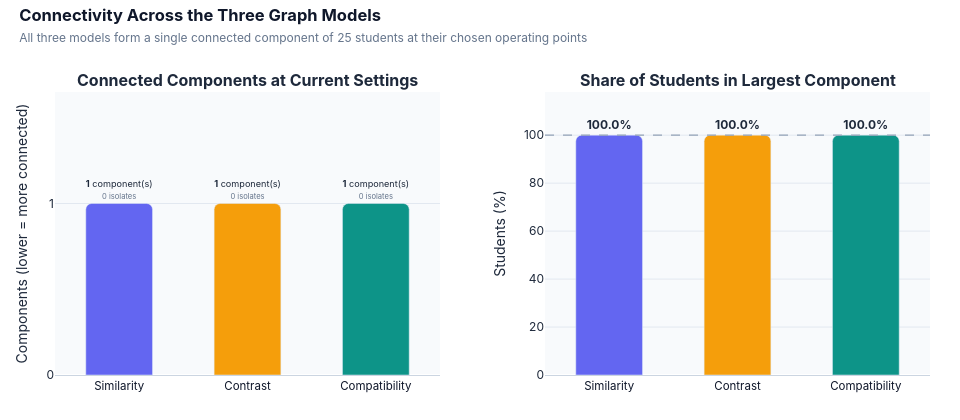
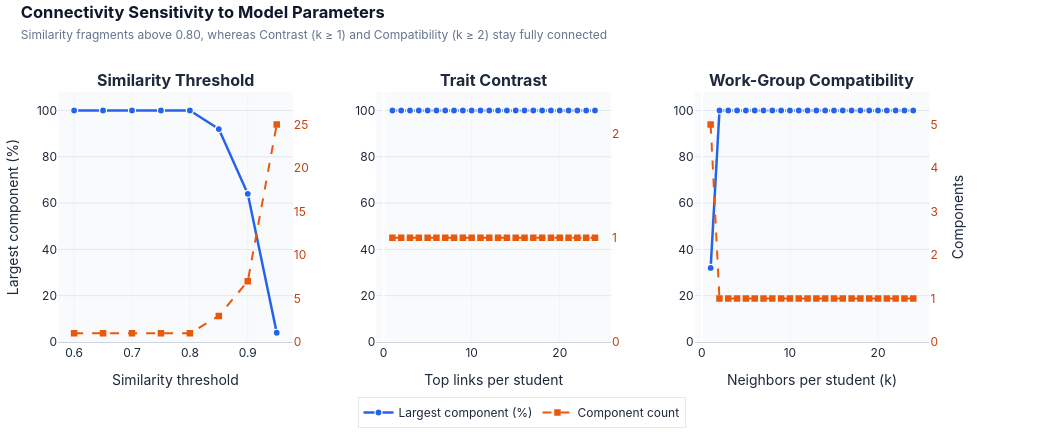

Here is the notebook cell these charts were saved with, in order:
### Code cell
model_order = ["Trait similarity", "Trait contrast", "Work-group compatibility"]
model_short = ["Similarity", "Contrast", "Compatibility"]
model_colors = ["#6366F1", "#F59E0B", "#0D9488"]

# Compare the current graph settings by component structure and reachable share.
baseline_plot = baseline_connectivity.set_index("Model").reindex(model_order)

fig_conn_bar = make_subplots(
    rows=1,
    cols=2,
    subplot_titles=(
        "<b>Connected Components at Current Settings</b>",
        "<b>Share of Students in Largest Component</b>",
    ),
    horizontal_spacing=0.12,
)
fig_conn_bar.add_trace(
    go.Bar(
        x=model_short,
        y=baseline_plot["Components"],
        marker={"color": model_colors, "cornerradius": 6},
        width=0.52,
        text=[
            f"<b>{int(r['Components'])}</b> component(s)<br><span style='font-size:10px;color:#64748B'>{int(r['Isolates'])} isolates</span>"
            for _, r in baseline_plot.iterrows()
        ],
        textposition="outside",
        showlegend=False,
    ),
    row=1,
    col=1,
)
fig_conn_bar.add_trace(
    go.Bar(
        x=model_short,
        y=baseline_plot["Largest component (%)"],
        marker={"color": model_colors, "cornerradius": 6},
        width=0.52,
        text=[f"<b>{v:.1f}%</b>" for v in baseline_plot["Largest component (%)"]],
        textposition="outside",
        showlegend=False,
    ),
    row=1,
    col=2,
)
fig_conn_bar.add_hline(
    y=100, line_dash="dash", line_color="#94A3B8", line_width=1.2, row=1, col=2
)
fig_conn_bar.update_yaxes(
    title_text="Components (lower = more connected)",
    range=[0, max(1.65, float(baseline_plot["Components"].max()) * 1.45)],
    dtick=1,
    gridcolor="#E2E8F0",
    row=1,
    col=1,
)
fig_conn_bar.update_yaxes(
    title_text="Students (%)", range=[0, 118], gridcolor="#E2E8F0", row=1, col=2
)
fig_conn_bar.update_xaxes(
    linecolor="#CBD5E1", tickfont={"size": 11.5, "color": "#0F172A"}
)
fig_conn_bar.update_layout(
    title={
        "text": "<b>Connectivity Across the Three Graph Models</b><br><span style='font-size:12px;color:#64748B;font-weight:400'>All three models form a single connected component of 25 students at their chosen operating points</span>",
        "x": 0.02,
        "y": 0.95,
        "font": {
            "size": 16.5,
            "color": "#0F172A",
            "family": "Inter, -apple-system, sans-serif",
        },
    },
    width=960,
    height=420,
    paper_bgcolor="#FFFFFF",
    plot_bgcolor="#F8FAFC",
    font={"family": "Inter, -apple-system, sans-serif", "color": "#1E293B"},
    margin={"l": 55, "r": 30, "t": 92, "b": 45},
)
fig_conn_bar.show()

# Show how the largest component and total component count change as each model is tuned.
sweep_specs = [
    (similarity_sweep, "Similarity threshold", 5),
    (contrast_sweep, "Top links per student", 1),
    (compatibility_sweep, "Neighbors per student (k)", 1),
]
fig_sweep = make_subplots(
    rows=1,
    cols=3,
    specs=[[{"secondary_y": True}, {"secondary_y": True}, {"secondary_y": True}]],
    subplot_titles=(
        "<b>Similarity Threshold</b>",
        "<b>Trait Contrast</b>",
        "<b>Work-Group Compatibility</b>",
    ),
    horizontal_spacing=0.09,
)
for col_idx, (sweep, x_label, comp_dtick) in enumerate(sweep_specs, start=1):
    sweep_plot = pd.DataFrame(sweep).copy()
    sweep_plot["Parameter"] = (
        sweep_plot["Setting"].str.extract(r"([0-9]+(?:\.[0-9]+)?)").astype(float)
    )
    sweep_plot = sweep_plot.sort_values("Parameter")
    max_comp = float(sweep_plot["Components"].max())

    fig_sweep.add_trace(
        go.Scatter(
            x=sweep_plot["Parameter"],
            y=sweep_plot["Largest component (%)"],
            mode="lines+markers",
            name="Largest component (%)",
            line={"color": "#2563EB", "width": 2.5},
            marker={
                "size": 7,
                "color": "#2563EB",
                "line": {"width": 1.2, "color": "#FFFFFF"},
            },
            showlegend=(col_idx == 1),
        ),
        row=1,
        col=col_idx,
        secondary_y=False,
    )
    fig_sweep.add_trace(
        go.Scatter(
            x=sweep_plot["Parameter"],
            y=sweep_plot["Components"],
            mode="lines+markers",
            name="Component count",
            line={"color": "#EA580C", "width": 2.0, "dash": "dash"},
            marker={"size": 6.5, "symbol": "square", "color": "#EA580C"},
            showlegend=(col_idx == 1),
        ),
        row=1,
        col=col_idx,
        secondary_y=True,
    )
    fig_sweep.update_xaxes(
        title_text=x_label, gridcolor="#F1F5F9", linecolor="#CBD5E1", row=1, col=col_idx
    )
    fig_sweep.update_yaxes(
        title_text="Largest component (%)" if col_idx == 1 else "",
        range=[0, 108],
        gridcolor="#E2E8F0",
        secondary_y=False,
        row=1,
        col=col_idx,
    )
    fig_sweep.update_yaxes(
        title_text="Components" if col_idx == 3 else "",
        range=[0, max(2.4, max_comp * 1.15)],
        dtick=comp_dtick,
        tickfont={"color": "#C2410C"},
        showgrid=False,
        secondary_y=True,
        row=1,
        col=col_idx,
    )

fig_sweep.update_layout(
    title={
        "text": "<b>Connectivity Sensitivity to Model Parameters</b><br><span style='font-size:12px;color:#64748B;font-weight:400'>Similarity fragments above 0.80, whereas Contrast (k ≥ 1) and Compatibility (k ≥ 2) stay fully connected</span>",
        "x": 0.02,
        "y": 0.96,
        "font": {
            "size": 16.5,
            "color": "#0F172A",
            "family": "Inter, -apple-system, sans-serif",
        },
    },
    width=1040,
    height=440,
    paper_bgcolor="#FFFFFF",
    plot_bgcolor="#F8FAFC",
    font={"family": "Inter, -apple-system, sans-serif", "color": "#1E293B"},
    legend={
        "orientation": "h",
        "x": 0.5,
        "y": -0.22,
        "xanchor": "center",
        "bgcolor": "rgba(255,255,255,0.92)",
        "bordercolor": "#E2E8F0",
        "borderwidth": 1,
    },
    margin={"l": 55, "r": 55, "t": 92, "b": 82},
)
fig_sweep.show()

### Figure 1 — Plotly figure (JSON) as saved in the notebook; plotly's stock layout.template omitted (floating-point values rounded to 4 significant figures)
{"data": [{"marker": {"color": ["#6366F1", "#F59E0B", "#0D9488"], "cornerradius": 6}, "showlegend": false, "text": ["<b>1</b> component(s)<br><span style='font-size:10px;color:#64748B'>0 isolates</span>", "<b>1</b> component(s)<br><span style='font-size:10px;color:#64748B'>0 isolates</span>", "<b>1</b> component(s)<br><span style='font-size:10px;color:#64748B'>0 isolates</span>"], "textposition": "outside", "type": "bar", "width": 0.52, "x": ["Similarity", "Contrast", "Compatibility"], "xaxis": "x", "y": [1, 1, 1], "yaxis": "y"}, {"marker": {"color": ["#6366F1", "#F59E0B", "#0D9488"], "cornerradius": 6}, "showlegend": false, "text": ["<b>100.0%</b>", "<b>100.0%</b>", "<b>100.0%</b>"], "textposition": "outside", "type": "bar", "width": 0.52, "x": ["Similarity", "Contrast", "Compatibility"], "xaxis": "x2", "y": [100.0, 100.0, 100.0], "yaxis": "y2"}], "layout": {"annotations": [{"font": {"size": 16}, "showarrow": false, "text": "<b>Connected Components at Current Settings</b>", "x": 0.22, "xanchor": "center", "xref": "paper", "y": 1.0, "yanchor": "bottom", "yref": "paper"}, {"font": {"size": 16}, "showarrow": false, "text": "<b>Share of Students in Largest Component</b>", "x": 0.78, "xanchor": "center", "xref": "paper", "y": 1.0, "yanchor": "bottom", "yref": "paper"}], "font": {"color": "#1E293B", "family": "Inter, -apple-system, sans-serif"}, "height": 420, "margin": {"b": 45, "l": 55, "r": 30, "t": 92}, "paper_bgcolor": "#FFFFFF", "plot_bgcolor": "#F8FAFC", "shapes": [{"line": {"color": "#94A3B8", "dash": "dash", "width": 1.2}, "type": "line", "x0": 0, "x1": 1, "xref": "x2 domain", "y0": 100, "y1": 100, "yref": "y2"}], "title": {"font": {"color": "#0F172A", "family": "Inter, -apple-system, sans-serif", "size": 16.5}, "text": "<b>Connectivity Across the Three Graph Models</b><br><span style='font-size:12px;color:#64748B;font-weight:400'>All three models form a single connected component of 25 students at their chosen operating points</span>", "x": 0.02, "y": 0.95}, "width": 960, "xaxis": {"anchor": "y", "domain": [0.0, 0.44], "linecolor": "#CBD5E1", "tickfont": {"color": "#0F172A", "size": 11.5}}, "xaxis2": {"anchor": "y2", "domain": [0.56, 1.0], "linecolor": "#CBD5E1", "tickfont": {"color": "#0F172A", "size": 11.5}}, "yaxis": {"anchor": "x", "domain": [0.0, 1.0], "dtick": 1, "gridcolor": "#E2E8F0", "range": [0, 1.65], "title": {"text": "Components (lower = more connected)"}}, "yaxis2": {"anchor": "x2", "domain": [0.0, 1.0], "gridcolor": "#E2E8F0", "range": [0, 118], "title": {"text": "Students (%)"}}}}

### Figure 2 — Plotly figure (JSON) as saved in the notebook; plotly's stock layout.template omitted (floating-point values rounded to 4 significant figures)
{"data": [{"line": {"color": "#2563EB", "width": 2.5}, "marker": {"color": "#2563EB", "line": {"color": "#FFFFFF", "width": 1.2}, "size": 7}, "mode": "lines+markers", "name": "Largest component (%)", "showlegend": true, "type": "scatter", "x": [0.6, 0.65, 0.7, 0.75, 0.8, 0.85, 0.9, 0.95], "xaxis": "x", "y": [100.0, 100.0, 100.0, 100.0, 100.0, 92.0, 64.0, 4.0], "yaxis": "y"}, {"line": {"color": "#EA580C", "dash": "dash", "width": 2.0}, "marker": {"color": "#EA580C", "size": 6.5, "symbol": "square"}, "mode": "lines+markers", "name": "Component count", "showlegend": true, "type": "scatter", "x": [0.6, 0.65, 0.7, 0.75, 0.8, 0.85, 0.9, 0.95], "xaxis": "x", "y": [1, 1, 1, 1, 1, 3, 7, 25], "yaxis": "y2"}, {"line": {"color": "#2563EB", "width": 2.5}, "marker": {"color": "#2563EB", "line": {"color": "#FFFFFF", "width": 1.2}, "size": 7}, "mode": "lines+markers", "name": "Largest component (%)", "showlegend": false, "type": "scatter", "x": [1.0, 2.0, 3.0, 4.0, 5.0, 6.0, 7.0, 8.0, 9.0, 10.0, 11.0, 12.0, 13.0, 14.0, 15.0, 16.0, 17.0, 18.0, 19.0, 20.0, 21.0, 22.0, 23.0, 24.0], "xaxis": "x2", "y": [100.0, 100.0, 100.0, 100.0, 100.0, 100.0, 100.0, 100.0, 100.0, 100.0, 100.0, 100.0, 100.0, 100.0, 100.0, 100.0, 100.0, 100.0, 100.0, 100.0, 100.0, 100.0, 100.0, 100.0], "yaxis": "y3"}, {"line": {"color": "#EA580C", "dash": "dash", "width": 2.0}, "marker": {"color": "#EA580C", "size": 6.5, "symbol": "square"}, "mode": "lines+markers", "name": "Component count", "showlegend": false, "type": "scatter", "x": [1.0, 2.0, 3.0, 4.0, 5.0, 6.0, 7.0, 8.0, 9.0, 10.0, 11.0, 12.0, 13.0, 14.0, 15.0, 16.0, 17.0, 18.0, 19.0, 20.0, 21.0, 22.0, 23.0, 24.0], "xaxis": "x2", "y": [1, 1, 1, 1, 1, 1, 1, 1, 1, 1, 1, 1, 1, 1, 1, 1, 1, 1, 1, 1, 1, 1, 1, 1], "yaxis": "y4"}, {"line": {"color": "#2563EB", "width": 2.5}, "marker": {"color": "#2563EB", "line": {"color": "#FFFFFF", "width": 1.2}, "size": 7}, "mode": "lines+markers", "name": "Largest component (%)", "showlegend": false, "type": "scatter", "x": [1.0, 2.0, 3.0, 4.0, 5.0, 6.0, 7.0, 8.0, 9.0, 10.0, 11.0, 12.0, 13.0, 14.0, 15.0, 16.0, 17.0, 18.0, 19.0, 20.0, 21.0, 22.0, 23.0, 24.0], "xaxis": "x3", "y": [32.0, 100.0, 100.0, 100.0, 100.0, 100.0, 100.0, 100.0, 100.0, 100.0, 100.0, 100.0, 100.0, 100.0, 100.0, 100.0, 100.0, 100.0, 100.0, 100.0, 100.0, 100.0, 100.0, 100.0], "yaxis": "y5"}, {"line": {"color": "#EA580C", "dash": "dash", "width": 2.0}, "marker": {"color": "#EA580C", "size": 6.5, "symbol": "square"}, "mode": "lines+markers", "name": "Component count", "showlegend": false, "type": "scatter", "x": [1.0, 2.0, 3.0, 4.0, 5.0, 6.0, 7.0, 8.0, 9.0, 10.0, 11.0, 12.0, 13.0, 14.0, 15.0, 16.0, 17.0, 18.0, 19.0, 20.0, 21.0, 22.0, 23.0, 24.0], "xaxis": "x3", "y": [5, 1, 1, 1, 1, 1, 1, 1, 1, 1, 1, 1, 1, 1, 1, 1, 1, 1, 1, 1, 1, 1, 1, 1], "yaxis": "y6"}], "layout": {"annotations": [{"font": {"size": 16}, "showarrow": false, "text": "<b>Similarity Threshold</b>", "x": 0.1267, "xanchor": "center", "xref": "paper", "y": 1.0, "yanchor": "bottom", "yref": "paper"}, {"font": {"size": 16}, "showarrow": false, "text": "<b>Trait Contrast</b>", "x": 0.47, "xanchor": "center", "xref": "paper", "y": 1.0, "yanchor": "bottom", "yref": "paper"}, {"font": {"size": 16}, "showarrow": false, "text": "<b>Work-Group Compatibility</b>", "x": 0.8133, "xanchor": "center", "xref": "paper", "y": 1.0, "yanchor": "bottom", "yref": "paper"}], "font": {"color": "#1E293B", "family": "Inter, -apple-system, sans-serif"}, "height": 440, "legend": {"bgcolor": "rgba(255,255,255,0.92)", "bordercolor": "#E2E8F0", "borderwidth": 1, "orientation": "h", "x": 0.5, "xanchor": "center", "y": -0.22}, "margin": {"b": 82, "l": 55, "r": 55, "t": 92}, "paper_bgcolor": "#FFFFFF", "plot_bgcolor": "#F8FAFC", "title": {"font": {"color": "#0F172A", "family": "Inter, -apple-system, sans-serif", "size": 16.5}, "text": "<b>Connectivity Sensitivity to Model Parameters</b><br><span style='font-size:12px;color:#64748B;font-weight:400'>Similarity fragments above 0.80, whereas Contrast (k ≥ 1) and Compatibility (k ≥ 2) stay fully connected</span>", "x": 0.02, "y": 0.96}, "width": 1040, "xaxis": {"anchor": "y", "domain": [0.0, 0.2533], "gridcolor": "#F1F5F9", "linecolor": "#CBD5E1", "title": {"text": "Similarity threshold"}}, "xaxis2": {"anchor": "y3", "domain": [0.3433, 0.5967], "gridcolor": "#F1F5F9", "linecolor": "#CBD5E1", "title": {"text": "Top links per student"}}, "xaxis3": {"anchor": "y5", "domain": [0.6867, 0.94], "gridcolor": "#F1F5F9", "linecolor": "#CBD5E1", "title": {"text": "Neighbors per student (k)"}}, "yaxis": {"anchor": "x", "domain": [0.0, 1.0], "gridcolor": "#E2E8F0", "range": [0, 108], "title": {"text": "Largest component (%)"}}, "yaxis2": {"anchor": "x", "dtick": 5, "overlaying": "y", "range": [0, 28.75], "showgrid": false, "side": "right", "tickfont": {"color": "#C2410C"}, "title": {"text": ""}}, "yaxis3": {"anchor": "x2", "domain": [0.0, 1.0], "gridcolor": "#E2E8F0", "range": [0, 108], "title": {"text": ""}}, "yaxis4": {"anchor": "x2", "dtick": 1, "overlaying": "y3", "range": [0, 2.4], "showgrid": false, "side": "right", "tickfont": {"color": "#C2410C"}, "title": {"text": ""}}, "yaxis5": {"anchor": "x3", "domain": [0.0, 1.0], "gridcolor": "#E2E8F0", "range": [0, 108], "title": {"text": ""}}, "yaxis6": {"anchor": "x3", "dtick": 1, "overlaying": "y5", "range": [0, 5.75], "showgrid": false, "side": "right", "tickfont": {"color": "#C2410C"}, "title": {"text": "Components"}}}}
